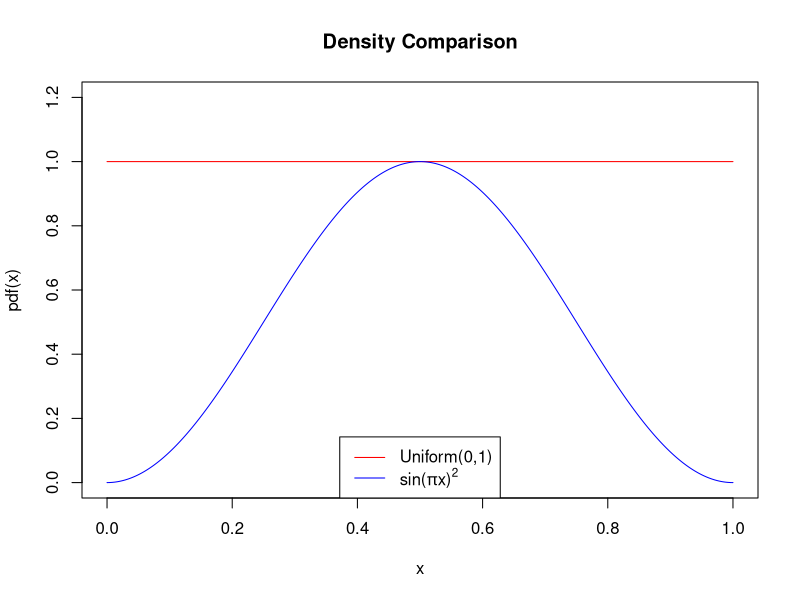
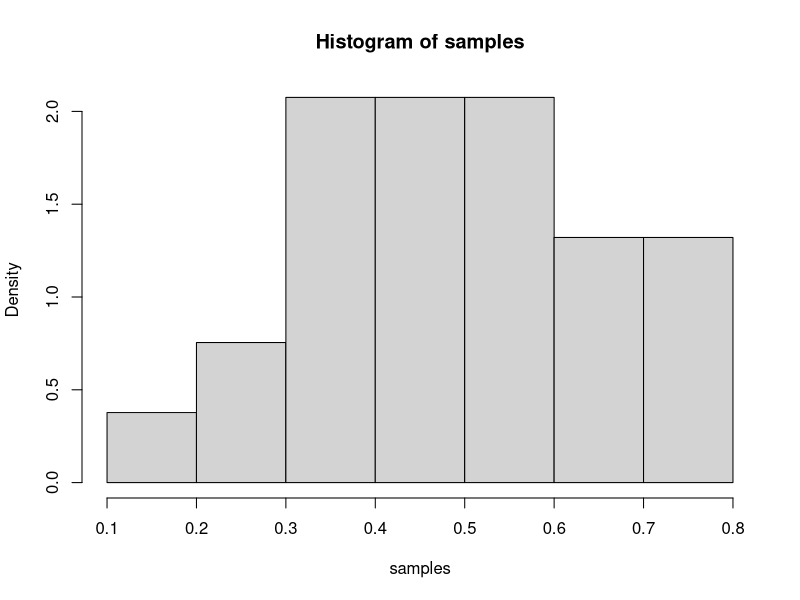
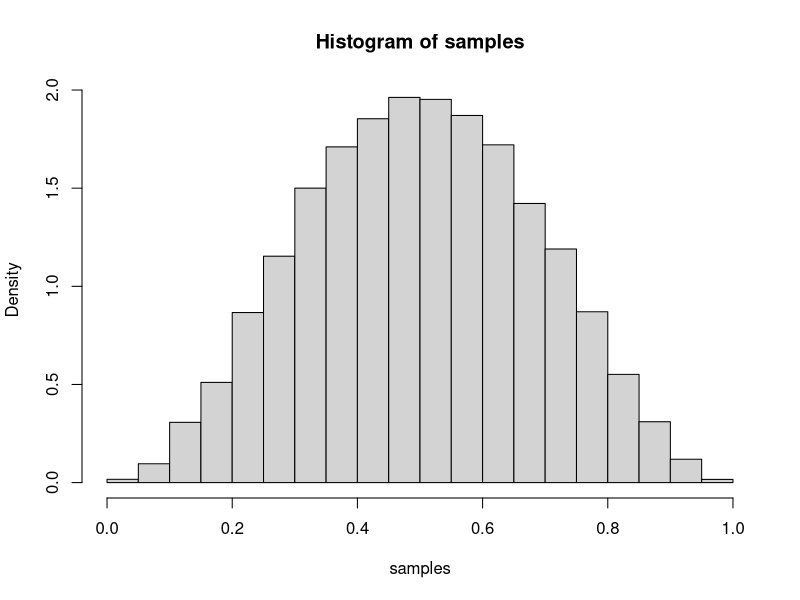
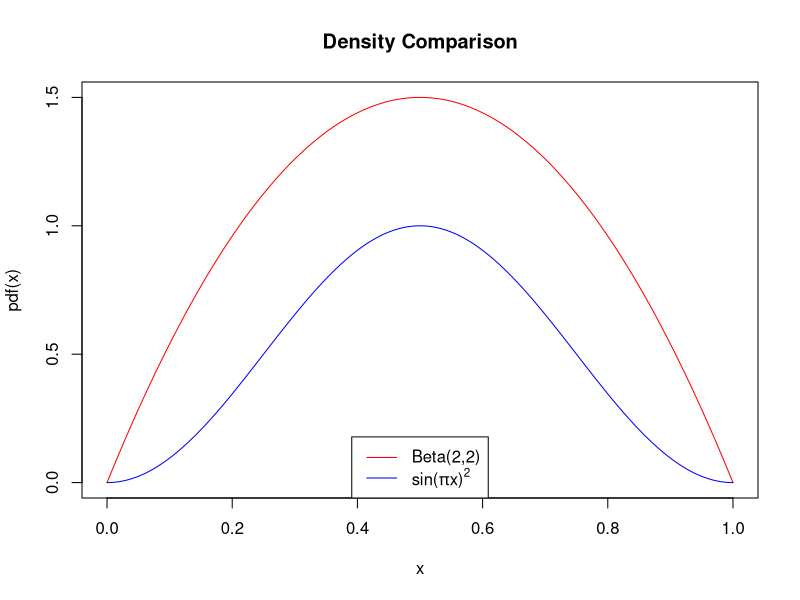
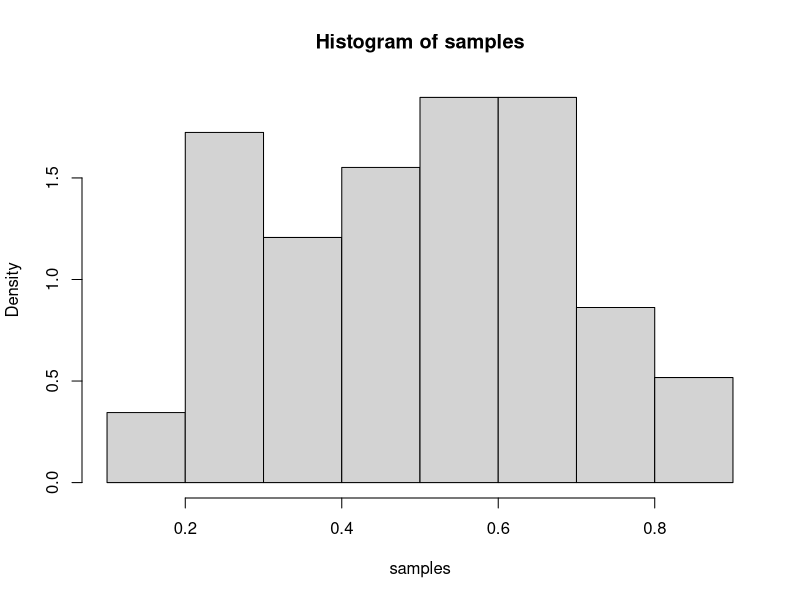
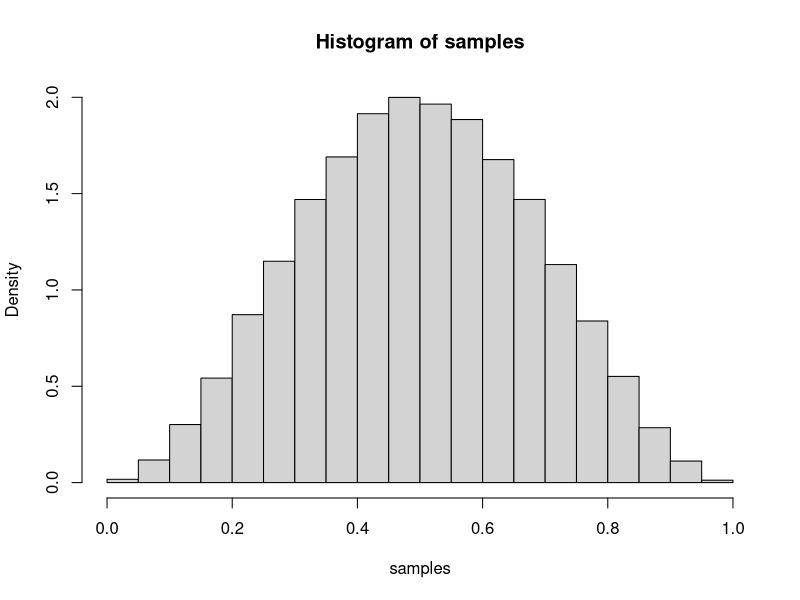

The R script that drew these images, in order:
## ---- chunk 1
knitr::opts_chunk$set(echo = TRUE)
## ---- chunk 2
h = function(x){
  y= exp(-x^4)
  return(y)
}
set.seed(1)
mySample = 1000
x = rnorm(mySample)
m = mean(h(x)/dnorm(x))
se = sd(h(x)/dnorm(x))/sqrt(mySample)
mySample = 100000
x = rnorm(mySample)
m2 = mean(h(x)/dnorm(x))
se2 = sd(h(x)/dnorm(x))/sqrt(mySample)
mySample = 1000
x = runif(mySample, min = -6, max = 6)
m3 = mean(h(x)/dunif(x, min = -6, max = 6))
se3 = sd(h(x)/dunif(x, -6, 6))/sqrt(mySample)
mySample = 100000
x = runif(mySample, min = -6, max = 6)
m4 = mean(h(x)/dunif(x, min = -6, max = 6))
se4 = sd(h(x)/dunif(x, -6, 6))/sqrt(mySample)
## ---- chunk 3
set.seed(123)
densFun = function(x) {
  return(sin(pi*x)^2)
}
x = seq(0, 1, length.out = 1000)
envelope = dunif(x)
f = densFun(x)
plot(x, envelope, type = "l", col = "red", xlab = "x",
     ylab = "pdf(x)", main = "Density Comparison", ylim = c(0,1.2))
lines(x, f, type = "l", col = "blue",
      xlab = "", ylab = "", ylim = c(0,1.2))
legend("bottom", legend = c("Uniform(0,1)",
                            expression(paste("sin(",pi,"x)"^"2"))), 
       col = c("red", "blue"), lty = c(1,1))
numSim=10^2
samples = NULL
for (i in 1:numSim) {
  #get a uniform proposal
  proposal = runif(1)
  #calculate the ratio
  densRat = densFun(proposal)/dunif(proposal)
  #accept the sample with p = densRat
  if (runif(1) <densRat) {
    #fill our vector with accepted samples
    samples = c(samples, proposal)
  }
}
hist(samples, freq = FALSE)
ar1 = length(samples)/numSim

numSim=10^5
samples = NULL
for (i in 1:numSim) {
  #get a uniform proposal
  proposal = runif(1)
  #calculate the ratio
  densRat = densFun(proposal)/dunif(proposal)
  #accept the sample with p = densRat
  if (runif(1) <densRat) {
    #fill our vector with accepted samples
    samples = c(samples, proposal)
  }
}
hist(samples, freq = FALSE)
ar2 = length(samples)/numSim
## ---- chunk 4
x = seq(0, 1, length.out = 1000)
envelope = dbeta(x, 2,2)
f = densFun(x)
plot(x, envelope, type = "l", col = "red", xlab = "x",
     ylab = "pdf(x)", main = "Density Comparison")
lines(x, f, type = "l", col = "blue",
      xlab = "", ylab = "")
legend("bottom", legend = c("Beta(2,2)",
                            expression(paste("sin(",pi,"x)"^"2"))), 
       col = c("red", "blue"), lty = c(1,1))
## ---- chunk 5
set.seed(123)
numSim=10^2
samples = NULL
for (i in 1:numSim) {
  #get a uniform proposal
  proposal = rbeta(1, shape1 = 2, shape2 = 2)
  #calculate the ratio
  densRat = densFun(proposal)/dbeta(proposal,
                                    shape1 = 2, shape2 = 2)
  #accept the sample with p = densRat
  if (runif(1) <densRat) {
    #fill our vector with accepted samples
    samples = c(samples, proposal)
  }
}
hist(samples, freq = FALSE)
ar3 = length(samples)/numSim

numSim=10^5
samples = NULL
for (i in 1:numSim) {
  #get a uniform proposal
  proposal = rbeta(1, shape1 = 2, shape2 = 2)
  #calculate the ratio
  densRat = densFun(proposal)/dbeta(proposal,
                                    shape1 = 2, shape2 = 2)
  #accept the sample with p = densRat
  if (runif(1) <densRat) {
    #fill our vector with accepted samples
    samples = c(samples, proposal)
  }
}
hist(samples, freq = FALSE)
ar4 = length(samples)/numSim
